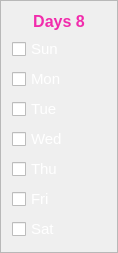
    <widget class="QFrame" name="SubjectDays_8">
     <property name="geometry">
      <rect>
       <x>670</x>
       <y>170</y>
       <width>118</width>
       <height>233</height>
      </rect>
     </property>
     <property name="frameShape">
      <enum>QFrame::StyledPanel</enum>
     </property>
     <property name="frameShadow">
      <enum>QFrame::Raised</enum>
     </property>
     <layout class="QVBoxLayout" name="verticalLayout_11">
      <item>
       <widget class="QLabel" name="Subject8DaysHeading">
        <property name="font">
         <font>
          <pointsize>12</pointsize>
          <weight>75</weight>
          <bold>true</bold>
         </font>
        </property>
        <property name="styleSheet">
         <string notr="true">QLabel{
	
color: rgb(241, 44, 172);
border-radius:10px;

}</string>
        </property>
        <property name="midLineWidth">
         <number>4</number>
        </property>
        <property name="text">
         <string>Days 8</string>
        </property>
        <property name="alignment">
         <set>Qt::AlignCenter</set>
        </property>
       </widget>
      </item>
      <item>
       <widget class="QCheckBox" name="Subject8Sunday">
        <property name="font">
         <font>
          <pointsize>11</pointsize>
         </font>
        </property>
        <property name="styleSheet">
         <string notr="true">QCheckBox{

	color: rgb(255, 255, 255);
}</string>
        </property>
        <property name="text">
         <string>Sun</string>
        </property>
        <property name="tristate">
         <bool>false</bool>
        </property>
       </widget>
      </item>
      <item>
       <widget class="QCheckBox" name="Subject8Monday">
        <property name="font">
         <font>
          <pointsize>11</pointsize>
         </font>
        </property>
        <property name="styleSheet">
         <string notr="true">QCheckBox{

	color: rgb(255, 255, 255);
}</string>
        </property>
        <property name="text">
         <string>Mon</string>
        </property>
        <property name="tristate">
         <bool>false</bool>
        </property>
       </widget>
      </item>
      <item>
       <widget class="QCheckBox" name="Subject8Tuesday">
        <property name="font">
         <font>
          <pointsize>11</pointsize>
         </font>
        </property>
        <property name="styleSheet">
         <string notr="true">QCheckBox{

	color: rgb(255, 255, 255);
}</string>
        </property>
        <property name="text">
         <string>Tue</string>
        </property>
        <property name="tristate">
         <bool>false</bool>
        </property>
       </widget>
      </item>
      <item>
       <widget class="QCheckBox" name="Subject8Wednesday">
        <property name="font">
         <font>
          <pointsize>11</pointsize>
         </font>
        </property>
        <property name="styleSheet">
         <string notr="true">QCheckBox{

	color: rgb(255, 255, 255);
}</string>
        </property>
        <property name="text">
         <string>Wed</string>
        </property>
        <property name="tristate">
         <bool>false</bool>
        </property>
       </widget>
      </item>
      <item>
       <widget class="QCheckBox" name="Subject8Thursday">
        <property name="font">
         <font>
          <pointsize>11</pointsize>
         </font>
        </property>
        <property name="styleSheet">
         <string notr="true">QCheckBox{

	color: rgb(255, 255, 255);
}</string>
        </property>
        <property name="text">
         <string>Thu</string>
        </property>
        <property name="tristate">
         <bool>false</bool>
        </property>
       </widget>
      </item>
      <item>
       <widget class="QCheckBox" name="Subject8Friday">
        <property name="font">
         <font>
          <pointsize>11</pointsize>
         </font>
        </property>
        <property name="styleSheet">
         <string notr="true">QCheckBox{

	color: rgb(255, 255, 255);
}</string>
        </property>
        <property name="text">
         <string>Fri</string>
        </property>
        <property name="tristate">
         <bool>false</bool>
        </property>
       </widget>
      </item>
      <item>
       <widget class="QCheckBox" name="Subject8Saturday">
        <property name="font">
         <font>
          <pointsize>11</pointsize>
         </font>
        </property>
        <property name="styleSheet">
         <string notr="true">QCheckBox{

	color: rgb(255, 255, 255);
}</string>
        </property>
        <property name="text">
         <string>Sat</string>
        </property>
        <property name="tristate">
         <bool>false</bool>
        </property>
       </widget>
      </item>
     </layout>
    </widget>
